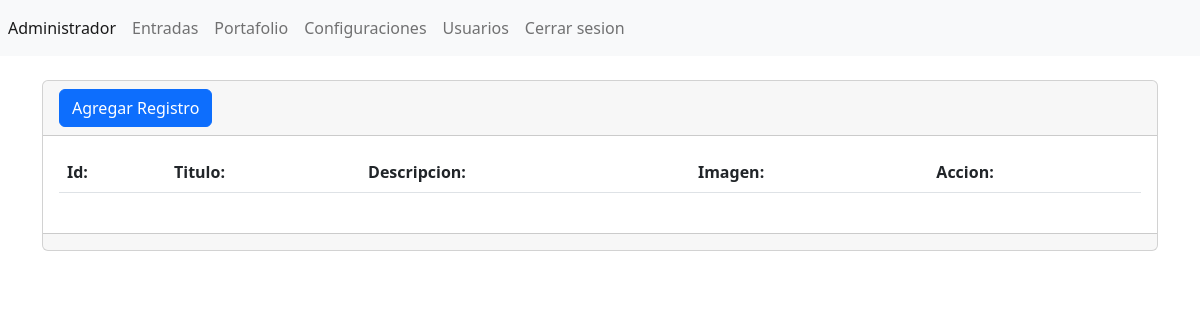
The app's page /admin/secciones/entradas/index.php (signed in), older data.
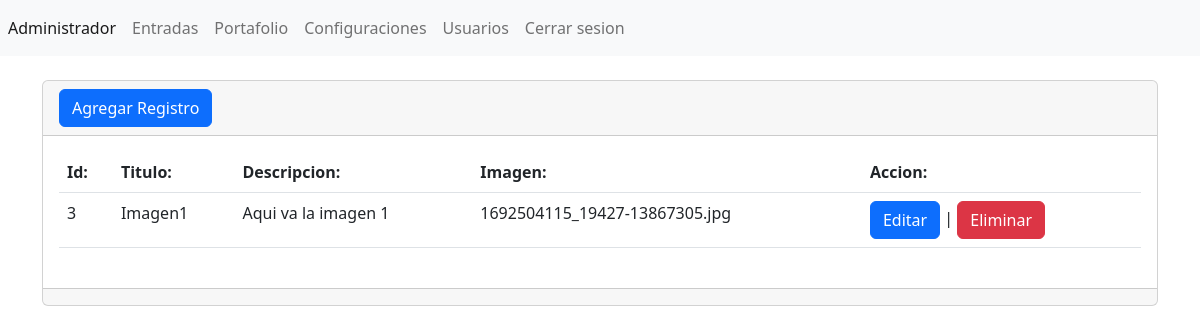
The same page, newer data.
### tables this page shows
CREATE TABLE `entradas` (
  `id` int(11) NOT NULL,
  `titulo` varchar(255) NOT NULL,
  `descripcion` longtext NOT NULL,
  `imagen` longblob NOT NULL
);

### admin/secciones/entradas/index.php (the view, shortened to what this page needs)
<?php
include("../../template/header.php");
include("../../db/db-connection.php");
$sentencia = $conexion->prepare("SELECT * FROM `entradas`");
$sentencia->execute();
$Listar_entradas=$sentencia->fetchAll(PDO::FETCH_ASSOC);
?>
<div class="card">
    <div class="card-header">
    <a name="" id="" class="btn btn-primary" href="crear.php" role="button">Agregar Registro</a>
    </div>
    <div class="card-body">
        <div class="table-responsive">
            <table class="table table">
                <thead>
                    <tr>
                        <th scope="col">Id:</th>
                        <th scope="col">Titulo:</th>
                        <th scope="col">Descripcion:</th>
                        <th scope="col">Imagen:</th>
                        <th scope="col">Accion:</th>
                    </tr>
                </thead>
                <tbody>
                  <?php foreach($Listar_entradas as $entradas){ ?>
                    <tr class="">
                        <td scope="row"><?php echo $entradas['id']?></td>
                        <td><?php echo $entradas['titulo']?></td>
                        <td><?php echo $entradas['descripcion']?></td>
                        <td><img width ="100px" src="../../../assets/imgFunzoo/<?php echo $entradas['imagen'];?>" class="" alt=""><?php echo $entradas['imagen'];?></td>
                        <td>
                        <a name="" id="" class="btn btn-primary" href="editar.php?txtID=<?php echo $entradas['id'];?>" role="button">Editar</a>
                        |
                        <a name="" id="" class="btn btn-danger" href="index.php?txtID=<?php echo $entradas['id'];?>" role="button">Eliminar</a>
                        </td>
                    </tr>
                    <?php } ?>
                </tbody>
            </table>
        </div>
    </div>
    <div class="card-footer text-muted">
    </div>
</div>
<?php include("../../template/footer.php"); ?>

Row changes from the older to the newer data that the page shows:
added entradas: id "3", titulo "Imagen1", descripcion "Aqui va la imagen 1", imagen "1692504115_19427-13867305.jpg"
